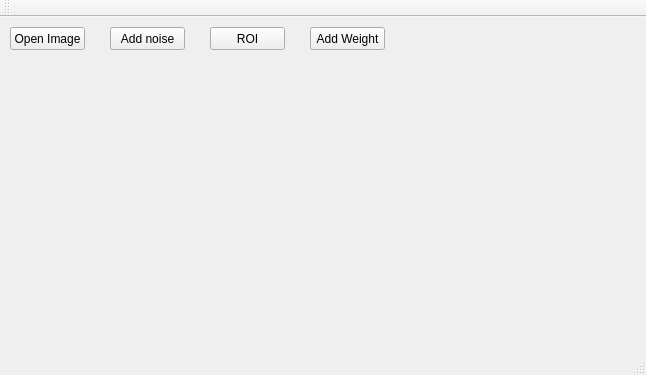
<?xml version="1.0" encoding="UTF-8"?>
<ui version="4.0">
 <class>MainWindow</class>
 <widget class="QMainWindow" name="MainWindow">
  <property name="geometry">
   <rect>
    <x>0</x>
    <y>0</y>
    <width>646</width>
    <height>375</height>
   </rect>
  </property>
  <property name="windowTitle">
   <string>MainWindow</string>
  </property>
  <widget class="QWidget" name="centralWidget">
   <widget class="QPushButton" name="pushButton">
    <property name="geometry">
     <rect>
      <x>10</x>
      <y>10</y>
      <width>75</width>
      <height>23</height>
     </rect>
    </property>
    <property name="text">
     <string>Open Image</string>
    </property>
   </widget>
   <widget class="QLabel" name="label">
    <property name="geometry">
     <rect>
      <x>10</x>
      <y>50</y>
      <width>621</width>
      <height>261</height>
     </rect>
    </property>
    <property name="text">
     <string/>
    </property>
   </widget>
   <widget class="QPushButton" name="pushButton_2">
    <property name="geometry">
     <rect>
      <x>110</x>
      <y>10</y>
      <width>75</width>
      <height>23</height>
     </rect>
    </property>
    <property name="text">
     <string>Add noise</string>
    </property>
   </widget>
   <widget class="QPushButton" name="pushButton_3">
    <property name="geometry">
     <rect>
      <x>210</x>
      <y>10</y>
      <width>75</width>
      <height>23</height>
     </rect>
    </property>
    <property name="text">
     <string>ROI</string>
    </property>
   </widget>
   <widget class="QPushButton" name="pushButton_4">
    <property name="geometry">
     <rect>
      <x>310</x>
      <y>10</y>
      <width>75</width>
      <height>23</height>
     </rect>
    </property>
    <property name="text">
     <string>Add Weight</string>
    </property>
   </widget>
  </widget>
  <widget class="QMenuBar" name="menuBar">
   <property name="geometry">
    <rect>
     <x>0</x>
     <y>0</y>
     <width>646</width>
     <height>21</height>
    </rect>
   </property>
  </widget>
  <widget class="QToolBar" name="mainToolBar">
   <attribute name="toolBarArea">
    <enum>TopToolBarArea</enum>
   </attribute>
   <attribute name="toolBarBreak">
    <bool>false</bool>
   </attribute>
  </widget>
  <widget class="QStatusBar" name="statusBar"/>
 </widget>
 <layoutdefault spacing="6" margin="11"/>
 <resources/>
 <connections/>
</ui>
